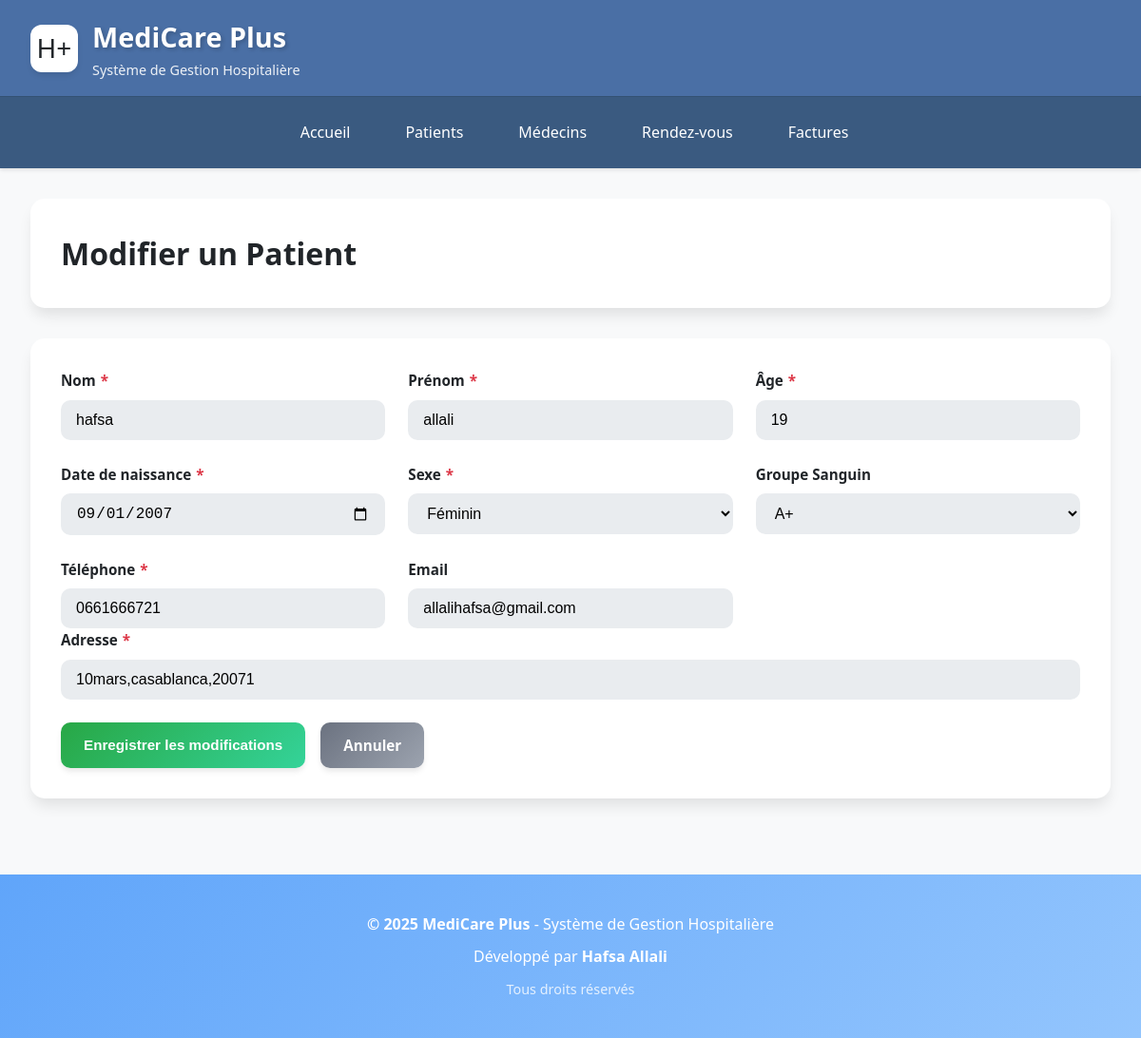
The page /patients/modifier_patient.php?id=1 on the database its author committed.
### tables this page shows
CREATE TABLE `patients` (
  `idpatient` int(11) NOT NULL,
  `nom` varchar(100) NOT NULL,
  `prenom` varchar(100) NOT NULL,
  `age` int(11) DEFAULT NULL,
  `adresse` varchar(255) DEFAULT NULL,
  `telephone` varchar(20) DEFAULT NULL,
  `date_creation` timestamp NOT NULL DEFAULT current_timestamp(),
  `date_naissance` date DEFAULT NULL,
  `adress` varchar(255) DEFAULT NULL,
  `email` varchar(100) DEFAULT NULL,
  `sexe` enum('M','F','Autre') DEFAULT NULL,
  `groupe_sanguin` enum('A+','A-','B+','B-','AB+','AB-','O+','O-') DEFAULT NULL
);

### patients/modifier_patient.php (the view, shortened to what this page needs)
<?php include '../includes/header.php'; ?>
<?php include '../includes/config.php'; ?>
<div class="page-header">
    <h2 class="page-title">
        Modifier un Patient
    </h2>
</div>
<?php
$id = $_GET['id'];
if ($_SERVER['REQUEST_METHOD'] == 'POST') {
    $nom = $_POST['nom'];
    $prenom = $_POST['prenom'];
    $age = $_POST['age'];
    $date_naissance = $_POST['date_naissance'];
    $adress = $_POST['adress'];
    $telephone = $_POST['telephone'];
    $email = $_POST['email'];
    $sexe = $_POST['sexe'];
    $groupe_sanguin = $_POST['groupe_sanguin'];
    $sql = "UPDATE patients
            SET nom='$nom', prenom='$prenom', age='$age', date_naissance='$date_naissance',
                adress='$adress', telephone='$telephone', email='$email', sexe='$sexe', groupe_sanguin='$groupe_sanguin'
            WHERE idpatient=$id";
    if ($conn->query($sql) === TRUE) {
        echo "<div class='alert alert-success'>
                <span>Patient modifié avec succès !</span>
              </div>";
        echo "<a href='afficher_patients.php' class='btn btn-primary'>← Retour à la liste</a>";
    } else {
        echo "<div class='alert alert-error'>
                <span>Erreur : " . $conn->error . "</span>
              </div>";
    }
} else {
    $sql = "SELECT * FROM patients WHERE idpatient=$id";
    $result = $conn->query($sql);
    $patient = $result->fetch_assoc();
?>
<div class="form-container">
    <form method="POST" action="">
        <div class="form-grid">
            <div class="form-group">
                <label>Nom <span class="required">*</span></label>
                <input type="text" name="nom" class="form-control" value="<?php echo $patient['nom']; ?>" required>
            </div>
            <div class="form-group">
                <label>Prénom <span class="required">*</span></label>
                <input type="text" name="prenom" class="form-control" value="<?php echo $patient['prenom']; ?>" required>
            </div>
            <div class="form-group">
                <label>Âge <span class="required">*</span></label>
                <input type="number" name="age" class="form-control" value="<?php echo $patient['age']; ?>" required>
            </div>
            <div class="form-group">
                <label>Date de naissance <span class="required">*</span></label>
                <input type="date" name="date_naissance" class="form-control" value="<?php echo $patient['date_naissance']; ?>" required>
            </div>
            <div class="form-group">
                <label>Sexe <span class="required">*</span></label>
                <select name="sexe" class="form-control" required>
                    <option value="F" <?php if($patient['sexe']=='F') echo 'selected'; ?>>Féminin</option>
                </select>
            </div>
            <div class="form-group">
                <label>Groupe Sanguin</label>
                <select name="groupe_sanguin" class="form-control">
                    <option value="A+" <?php if($patient['groupe_sanguin']=='A+') echo 'selected'; ?>>A+</option>
                </select>
            </div>
            <div class="form-group">
                <label>Téléphone <span class="required">*</span></label>
                <input type="tel" name="telephone" class="form-control" value="<?php echo $patient['telephone']; ?>" required>
            </div>
            <div class="form-group">
                <label>Email</label>
                <input type="email" name="email" class="form-control" value="<?php echo $patient['email']; ?>">
            </div>
        </div>
        <div class="form-group">
            <label>Adresse <span class="required">*</span></label>
            <input type="text" name="adress" class="form-control" value="<?php echo $patient['adress']; ?>" required>
        </div>
        <div class="flex gap-2 mt-3">
            <button type="submit" class="btn btn-success">Enregistrer les modifications</button>
            <a href="afficher_patients.php" class="btn btn-secondary">Annuler</a>
        </div>
    </form>
</div>
<?php } ?>
<?php include '../includes/footer.php'; ?>

### assets/css/style.css (style rules this page uses)
:root { --primary-color: #4a6fa5; --primary-dark: #3a5a80; --primary-light: #6b8cae; --secondary-color: #6c757d; --secondary-dark: #5a6268; --accent-color: #17a2b8; --danger-color: #dc3545; --warning-color: #ffc107; --success-color: #28a745; --info-color: #17a2b8; --text-primary: #212529; --text-secondary: #6c757d; --text-light: #f8f9fa; --bg-primary: #f8f9fa; --bg-secondary: #e9ecef; --bg-dark: #343a40; --shadow-sm: 0 1px 2px 0 rgba(0, 0, 0, 0.05); --shadow-md: 0 4px 6px -1px rgba(0, 0, 0, 0.1); --shadow-lg: 0 10px 15px -3px rgba(0, 0, 0, 0.1); --shadow-xl: 0 20px 25px -5px rgba(0, 0, 0, 0.1); --transition: all 0.3s cubic-bezier(0.4, 0, 0.2, 1); }
* { margin: 0; padding: 0; box-sizing: border-box; }
body { font-family: 'Segoe UI', Tahoma, Geneva, Verdana, sans-serif; background-color: var(--bg-primary); color: var(--text-primary); line-height: 1.6; min-height: 100vh; }
.page-header { background: white; padding: 2rem; border-radius: 15px; box-shadow: var(--shadow-lg); margin-bottom: 2rem; display: flex; justify-content: space-between; align-items: center; animation: slideDown 0.5s ease; }
.page-title { font-size: 2rem; color: var(--text-primary); font-weight: 700; display: flex; align-items: center; gap: 15px; }
.btn { display: inline-flex; align-items: center; gap: 8px; padding: 12px 24px; border: none; border-radius: 10px; font-weight: 600; font-size: 0.95rem; cursor: pointer; transition: var(--transition); text-decoration: none; position: relative; overflow: hidden; }
.btn::before { content: ''; position: absolute; top: 50%; left: 50%; width: 0; height: 0; border-radius: 50%; background: rgba(255, 255, 255, 0.3); transform: translate(-50%, -50%); transition: width 0.6s, height 0.6s; }
.btn-success { background: linear-gradient(135deg, var(--success-color), #34d399); color: white; box-shadow: var(--shadow-md); }
.btn-secondary { background: linear-gradient(135deg, #6b7280, #9ca3af); color: white; box-shadow: var(--shadow-md); }
.form-container { background: white; border-radius: 15px; box-shadow: var(--shadow-lg); padding: 2rem; animation: fadeIn 0.5s ease; }
.form-grid { display: grid; grid-template-columns: repeat(auto-fit, minmax(300px, 1fr)); gap: 1.5rem; }
.form-group { display: flex; flex-direction: column; gap: 8px; }
.form-group label { font-weight: 600; color: var(--text-primary); font-size: 0.95rem; display: flex; align-items: center; gap: 5px; }
.form-group label .required { color: var(--danger-color); }
.form-control { padding: 12px 16px; border: 2px solid var(--border-color); border-radius: 10px; font-size: 1rem; transition: var(--transition); background: var(--bg-secondary); }
select.form-control { cursor: pointer; }
.mt-3 { margin-top: 1.5rem; }
.flex { display: flex; }
.gap-2 { gap: 1rem; }

### rows shown on the page
patients: nom "hafsa", prenom "allali", age "19", date_naissance "09/01/2007", sexe "Féminin", groupe_sanguin "A+", telephone "0661666721", email "allalihafsa@gmail.com", adress "10mars,casablanca,20071"
